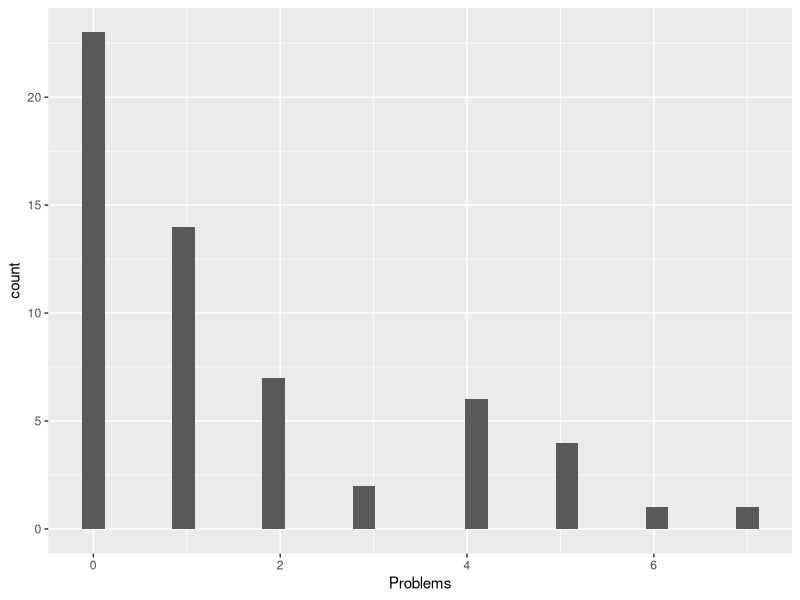
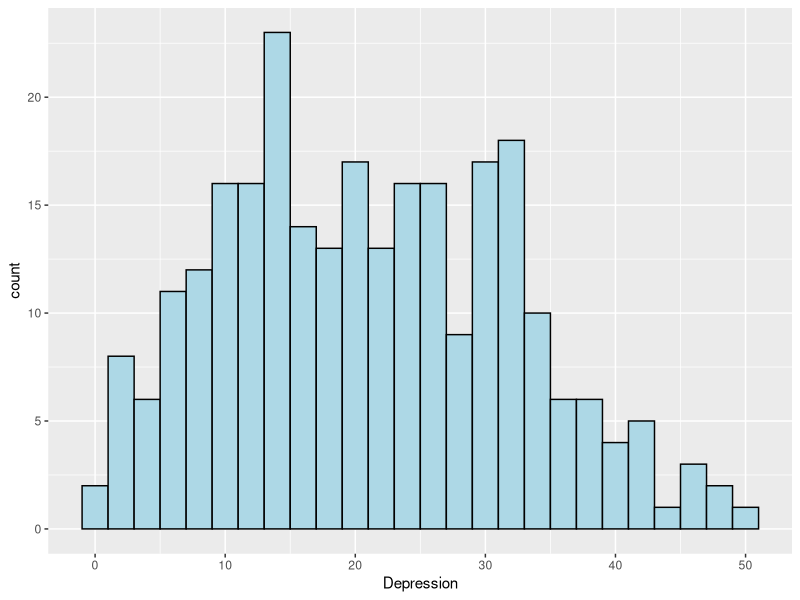
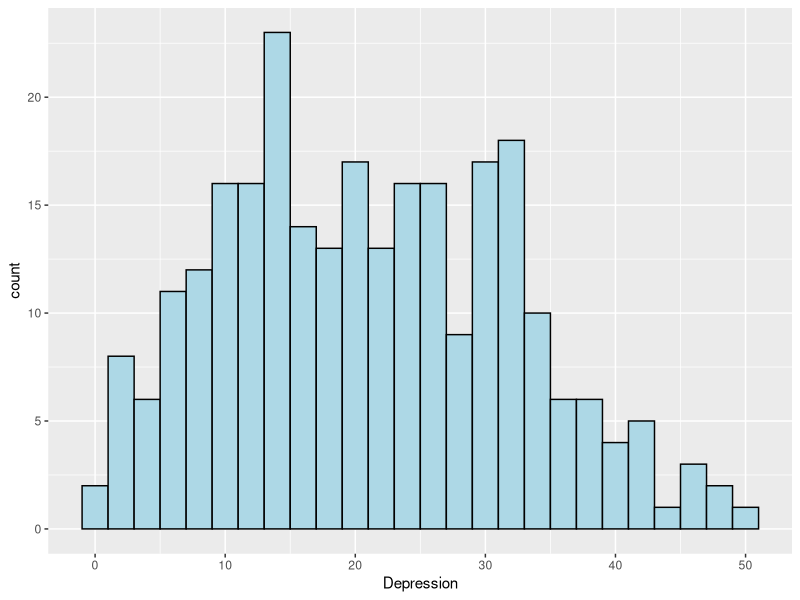
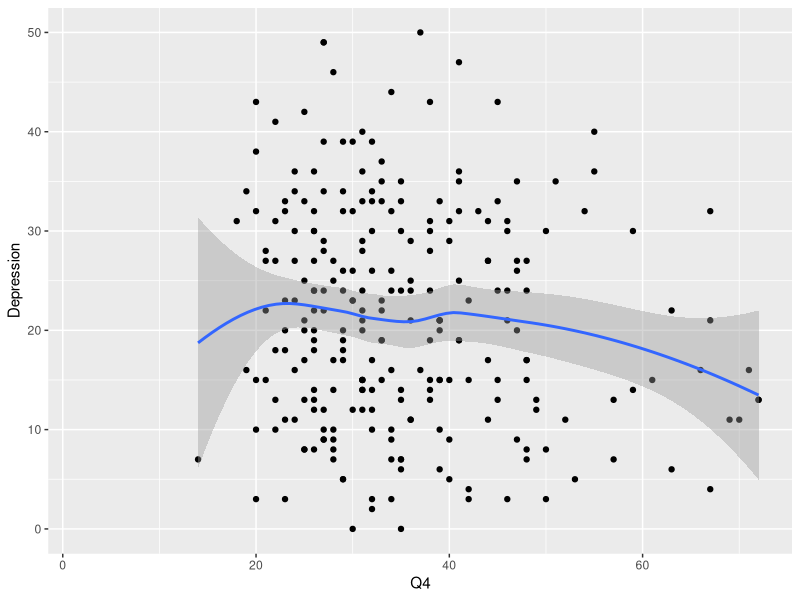
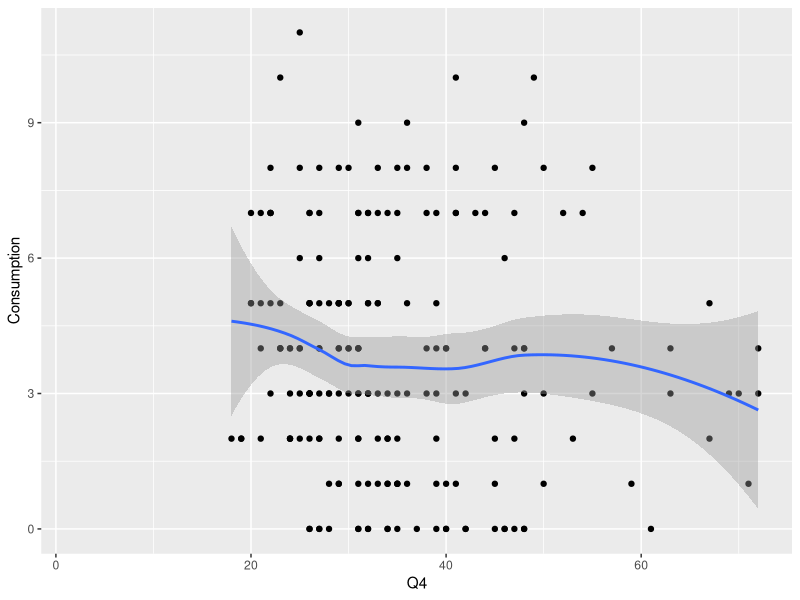
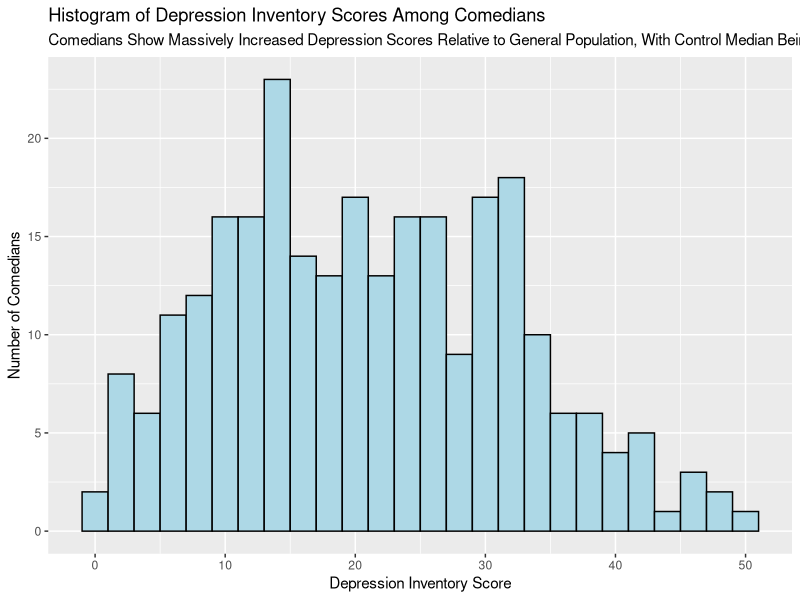

These figures' R source, in order: (Note: this script raises an error after producing the figures.)
## ---- chunk 1
knitr::opts_chunk$set(echo = FALSE)

# Loaded in necessary libraries.
library(dplyr)
library(tidyverse)

# Read in df. Had to convert age from character to numeric.
updf <- read_csv("updf.csv") %>%
    mutate(Q4 = as.numeric(Q4))

# male and female datasets. 
female <- updf %>%
  filter(Q5 == 2)

male <- updf %>%
  filter(Q5 == 1)

# 4 datasets based on career income from comedy.
hobbyist <- updf %>%
  filter(Q7 == 1)

pursuit <- updf %>%
  filter(Q7 == 2)

professional <- updf %>%
  filter(Q7 == 3)

mixedinc <- updf %>%
  filter(Q7 == 4)

updf %>%
  filter(Q14_1 == 1) %>%
  filter(Q14_2 == 1) %>%
  filter(!is.na(Depression)) %>%
  summarize(mean(Depression))
#correlate with alcoholism scores



updf %>%
  filter(Q19 == 2) %>%
  filter(!is.na(Depression)) %>%
  summarize(mean(Depression), sd(Depression)) 


# From these statistics we can see that the comedy environment can enable alcoholism.
updf %>%
  filter(Q19 == 1) %>%
#  filter(!is.na(Problems)) %>%
  ggplot(aes(x = Problems)) + geom_histogram()
## ---- chunk 2
# Model histogram for depression, when in shiny app will replace "updf" with
# reactive dataframe.
ggplot(updf, aes(x = Depression)) + 
       geom_histogram(binwidth = 2, color = "black", fill = "light blue")

# Model descriptive statistics for Depression
updf %>%
  filter(!is.na(Depression)) %>%
  summarize(mean(Depression), sd(Depression))
## ---- chunk 3
# Model histogram for hypomania, when in shiny app will replace updf with
# reactive dataframe.
ggplot(updf, aes(x = Depression)) + 
       geom_histogram(binwidth = 2, color = "black", fill = "light blue")

updf %>%
  filter(!is.na(Hypomanic)) %>%
  summarize(mean(Hypomanic), sd(Hypomanic))
## ---- chunk 4
#new %>%
#  summary()
#cmi %>%
#  summary()
#updf %>%
#  summary()
#still need to replace values which were unfilled

glimpse(updf)
zit <- updf

# Some people think depression is only prevalent among professionals, but it's clear this exists among amateurs as well. Does nto correlate with age.
ggplot(updf, aes(x = Q4, y = Depression)) + geom_point() +
  geom_smooth()

ggplot(updf, aes(x = Q4, y = Consumption)) + geom_point() +
  geom_smooth()

glimpse(updf)
## ---- chunk 5

# draft for depression

updf %>%
  ggplot(aes(x = Depression)) + 
  geom_histogram(binwidth = 2, color = "black", fill = "light blue") +
  labs(title = "Histogram of Depression Inventory Scores Among Comedians",
       x = "Depression Inventory Score",
       y = "Number of Comedians",
            subtitle = "Comedians Show Massively Increased Depression Scores Relative to General Population, With Control Median Being Less than 10")


# draft for big 5
b5 <- updf %>%
  select(Q5, Q7, Extraversion, Agreeableness, Conscientiousness, Neuroticism, Imagination) %>%
  drop_na()

summary(b5)


# draft for hypomania
h <- updf %>%
  select(Q4, Q5, Q7, Hypomanic) %>%
  filter(!is.na(Hypomanic))

h %>%
  mean(Hypomanic)

h %>%
  sd(Hypomanic)

# draft for alcoholism
alc <- updf %>%
  select(Q4, Q5, Q7, Consumption, Dependance, Problems, AUDITtot) %>%
  filter(!is.na(AUDITtot))

# draft for psychosis
olife <- updf %>%
  select(Q4, Q5, Q7, OLA, OCogDis, IntAnh, NonConf, OLifeT) %>%
  filter(!is.na(OLifeT))

updf %>%
  filter(Dependance >= 4) %>%
  count()

updf %>%
  filter(Dependance < 4) %>%
  count()

updf %>%
  filter(Problems > 0) %>%
  count()

updf %>%
  filter(Problems == 0) %>%
  count()

updf %>%
  count(Q7)

count(subset(datasetInput(), Dependance >= 4))
count(subset(datasetInput(), Dependance < 4))

count(subset(datasetInput(), Problems > 0))
count(subset(datasetInput(), Problems == 0))


  updf %>%
    count(Q15)
       
## ---- chunk 6
#enjoyability of getting a laugh vs depression inventory scores among performers.
updf %>%
  filter(Q17 < 4) %>%
  ggplot(aes(x = Depression, y = Q16_1)) + 
  geom_point() +
  labs(title = "A Potential Mechanism for Increased Rates of Depression Among Comedians",
       x = "Depression Inventory Score", 
       y = "Enjoyability of Getting a Laugh Scored One Through Ten",
       subtitle = "One would expect enjoyability ratings of an experience to go down as anhedonic depressive symptoms increase. However, as depressive symptoms increase, comedians continue to rate getting a laugh as being 'euphoric'")
## ---- chunk 7
#hypomanic
summary(h)

mean(h$Hypomanic)
sd(h$Hypomanic)

mean(datasetInput()$Hypomanic)
sd(datasetInput()$Hypomanic)

mean(alc$Consumption)
mean(datasetInput()$Consumption)


summary(alc)
